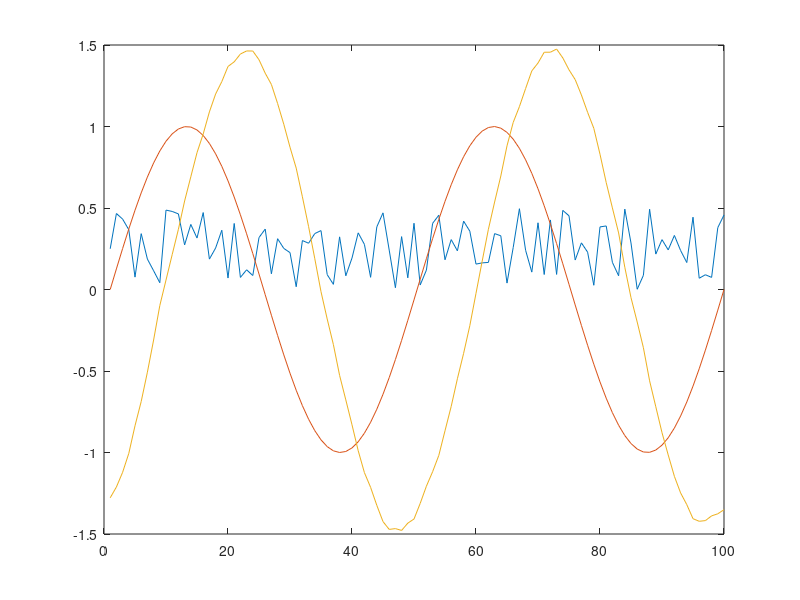

Write MATLAB code to recreate this figure.
x = linspace(-2*pi, 2*pi);
a = 0.5*rand(size(x));
plot(a)
hold on

b=sin(x);

g=real(ifft(fft(a).*fft(b)));
plot(b)

plot(g)
hold off